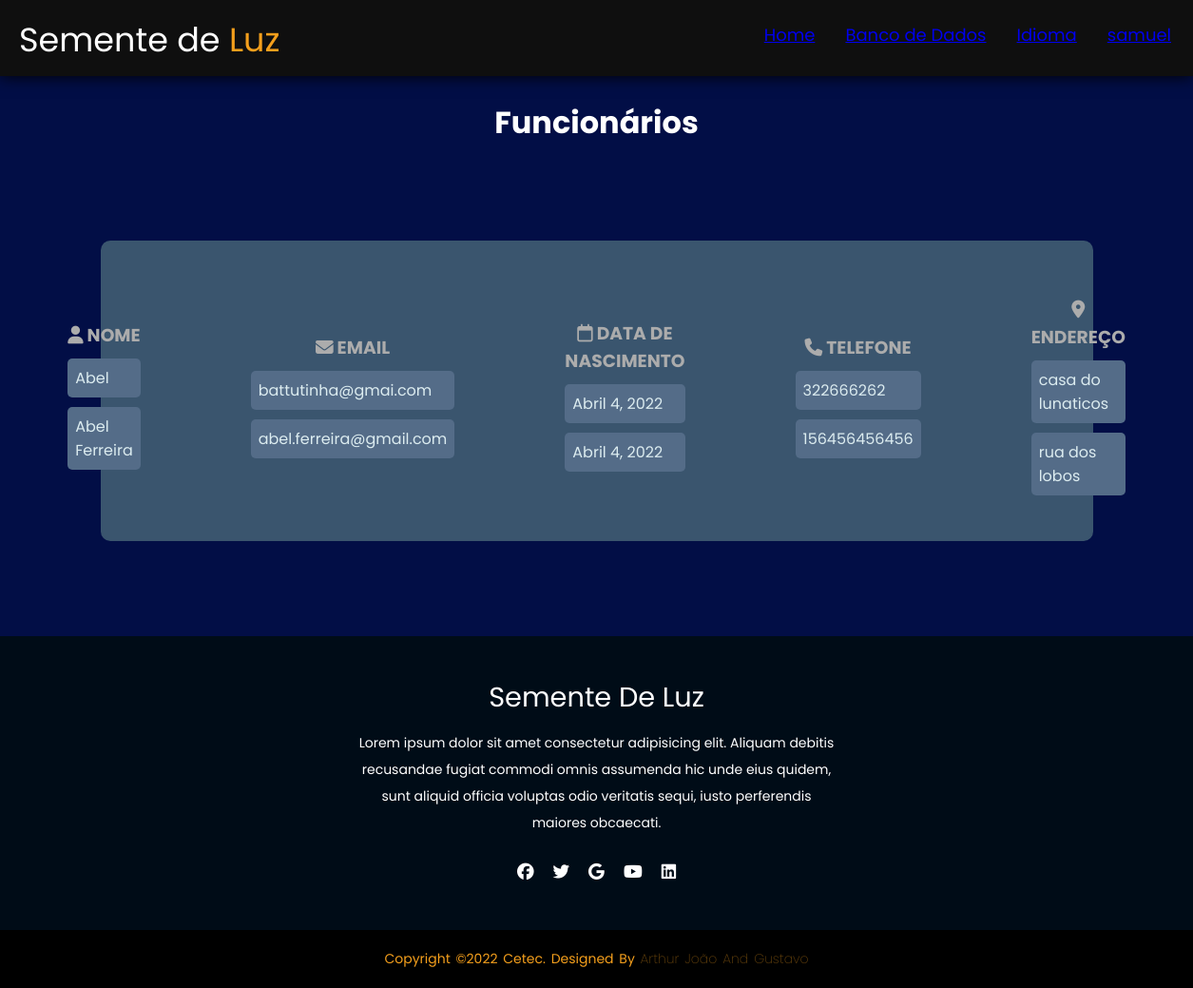
/estoque/verfuncionarios/ (signed in), run on an earlier commit of the app's database.
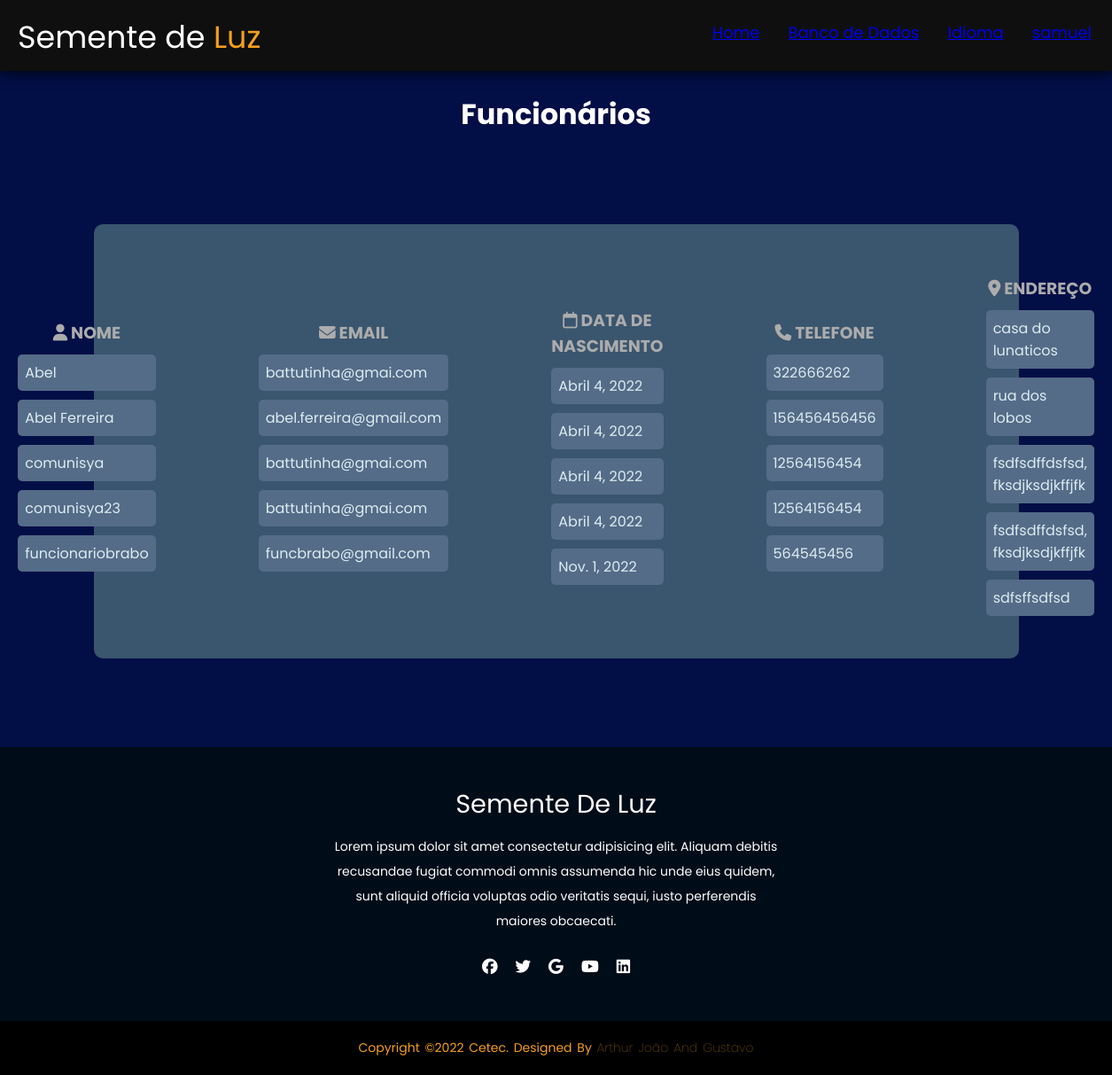
And on a later commit of the database.
### estoque/models.py (models this page shows, shortened)
class Funcionario(models.Model):
    nome=models.CharField(max_length = 100, null=True)
    email=models.EmailField(null=True)
    dt_ingresso=models.DateField(null=True)
    dt_nasct=models.DateField(null=True)
    cpf = models.CharField(max_length = 11, null=True)
    telefone = models.CharField(max_length = 12, null=True)
    cep = models.CharField(max_length=15, null=True)
    endereco = models.CharField(max_length=50, null=True)
    sexo = models.CharField(max_length=15, choices=SEXO_CHOICES, null=True)

### estoque/views.py (the view)
class VerFuncionarioView(ListView):
    model= Funcionario
    template_name = 'ver_funcionarios.html'

### estoque/templates/ver_funcionarios.html (shortened to what this page needs)
{% load static %}
<!DOCTYPE html>
<html lang="en">
<head>
    <link rel="stylesheet" type="text/css" href='{% static "/css/ver.css" %}'>
</head>
<body>
    <header>
        <div class="logo">
            Semente de <span>Luz</span></div>
            <ul>
                <li><a href="{%url 'home' %}">Home</li></a>
                <li><a href="/estoque/escolha">Banco de Dados</li></a>
                <li><a href="/estoque/language/"> Idioma</li></a>
                <li>
                    <a href="/estoque/perfil">{{request.user}}</a>
                </li>
            </ul>
    </header>
    <br>
    <h1>Funcionários</h1>
    <div class="card">
        <div class="card2">
            <div class="textfield">
                <h3><i class="fa-solid fa-user"></i> Nome </h3>
                    {% for Funcionario in object_list %}
                        <p class="text">{{Funcionario.nome}}</p>
                    {% endfor %}
            </div>
        </div>
        <div class="card2">
            <div class="textfield">
                <h3><i class="fa-solid fa-envelope"></i> Email </h3>
                    {% for Funcionario in object_list %}
                        <p class="text">{{Funcionario.email}}</p>
                    {% endfor %}
            </div>
        </div>
        <div class="card2">
            <div class="textfield">
                    <h3><i class="fa-regular fa-calendar"></i> Data de Nascimento </h3>
                        {% for Funcionario in object_list %}
                            <p class="text">{{Funcionario.dt_nasct}}</p>
                        {% endfor %}
            </div>
        </div>
        <div class="card2">
            <div class="textfield">
                    <h3><i class="fa-solid fa-phone"></i> Telefone </h3>
                        {% for Funcionario in object_list %}
                            <p class="text">{{Funcionario.telefone}}</p>
                        {% endfor %}
            </div>
        </div>
        <div class="card2">
            <div class="textfield">
                <h3><i class="fa-solid fa-location-dot"></i> Endereço </h3>
                    {% for Funcionario in object_list %}
                        <p class="text">{{Funcionario.endereco}}</p>
                    {% endfor %}
            </div>
        </div>
    </div>
    <footer>
        <div class="footer-content">
            <h3>Semente de Luz</h3>
            <p>Lorem ipsum dolor sit amet consectetur adipisicing elit. Aliquam debitis recusandae fugiat commodi omnis assumenda hic unde eius quidem, sunt aliquid officia voluptas odio veritatis sequi, iusto perferendis maiores obcaecati.</p>
            <ul class="socials">
                <li><a href="#"><i class="fa-brands fa-facebook"></i></a></li>
                <li><a href="#"><i class="fa-brands fa-twitter"></i></a></li>
                <li><a href="#"><i class="fa-brands fa-google"></i></a></li>
                <li><a href="#"><i class="fa-brands fa-youtube"></i></a></li>
                <li><a href="#"><i class="fa-brands fa-linkedin"></i></a></li>
            </ul>
        </div>
        <div class="footer-bottom">
            <p>copyright &copy;2022 Cetec. designed by <span>Arthur João and Gustavo</span></p>
        </div>
    </footer>
</body>
</html>

### estoque/static/css/ver.css (style rules this page uses)
* { margin: 0; padding: 0; font-family: 'Poppins', sans-serif; }
body { background-color: #020e46; }
.logo { color: #ffffff; margin-top: 15px; margin-left: 20px; font-size: 35px; }
.logo > span { color: #F49F1C; }
header { height: 10vh; display: flex; justify-content: space-between ; background-color: #0f0f0f; box-shadow: 0 0 1rem black; }
header > ul { display: flex; margin: 23px; font-size: 18px; }
header > ul > li { color: #F49F1C; list-style-type: none; cursor: pointer; padding-left: 2rem; }
h1 { text-align: center; color: white; }
.card { background-color: #3a556e; border-radius: 10px; width: 80%; padding: 20px; margin: auto; margin-bottom: 100px; margin-top: 100px; display: flex; flex-direction: row; justify-content: center; align-items: center; }
.textfield { color:#fff; margin-top: 10px; padding: 8px; margin-left: 30px; margin-right: 30px; }
.textfield > h3 { text-align: center; text-transform: uppercase; color:rgb(172, 172, 172); }
.card2 { margin: 20px; }
.text { margin-top: 10px; border: none; border-radius: 5px; padding: 8px; background: #546c88; color: #f0ffffde; font-size: 12pt; outline: none; box-sizing: border-box; }
footer { background-color: #000c17; height: auto; padding-top: 40px; color: #fff; }
.footer-content { display: flex; align-items: center; justify-content: center; flex-direction: column; text-align: center; }
.footer-content h3 { font-size: 1.8rem; font-weight: 400; text-transform: capitalize; line-height: 3rem; }
.footer-content p { max-width: 500px; margin: 10px auto; line-height: 28px; font-size: 14px; }
.socials { list-style: none; display: flex; align-items: center; justify-content: center; margin: 1rem 0 3rem 0; }
.socials li { margin: 0 10px; }
.socials a { text-decoration: none; color: rgb(255, 255, 255); }
.socials a i { font-size: 1.1rem; transition: color .4s ease; }
.footer-bottom { background: black; padding: 20px 0; text-align: center; }
.footer-bottom p { font-size: 14px; word-spacing: 2px; text-transform: capitalize; color: #F49F1C; }
.footer-bottom span { opacity: .4; font-weight: 200; }

What changed in the data, as far as the page shows it:
added Funcionario: nome "comunisya", email "battutinha@gmai.com", dt_nasct "Abril 4, 2022", telefone "12564156454", endereco "fsdfsdffdsfsd, fksdjksdjkffjfk"
added Funcionario: nome "comunisya23", email "battutinha@gmai.com", dt_nasct "Abril 4, 2022", telefone "12564156454", endereco "fsdfsdffdsfsd, fksdjksdjkffjfk"
added Funcionario: nome "funcionariobrabo", email "funcbrabo@gmail.com", dt_nasct "Nov. 1, 2022", telefone "564545456", endereco "sdfsffsdfsd"
